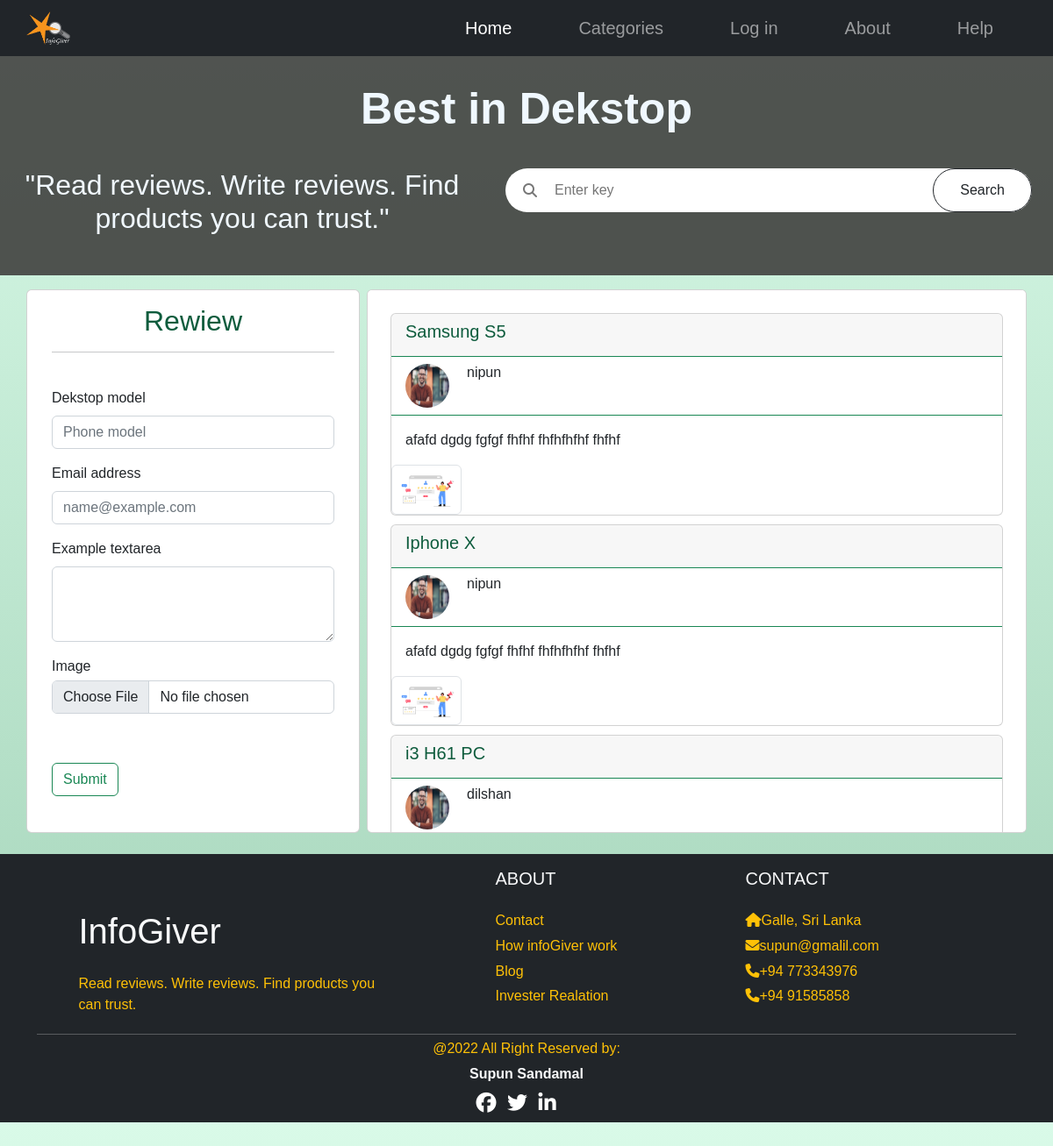
Page /PHP/search.php on the committed database.
### tables this page shows
CREATE TABLE `item` (
  `item_id` int(11) NOT NULL,
  `item_name` varchar(50) DEFAULT NULL,
  `cate_id` int(11) DEFAULT NULL
);

CREATE TABLE `user` (
  `user_id` int(11) NOT NULL,
  `user_name` varchar(50) NOT NULL,
  `email` varchar(50) NOT NULL,
  `password` varchar(50) NOT NULL
);

CREATE TABLE `review` (
  `review_id` int(11) NOT NULL,
  `item_id` int(11) NOT NULL,
  `user_id` int(11) NOT NULL,
  `review_title` varchar(200) NOT NULL,
  `review_text` varchar(50) DEFAULT NULL
);

### PHP/search.php (the view, shortened to what this page needs)
<!DOCTYPE html>
<html lang="en">
<head>
    <link href="https://cdn.jsdelivr.net/npm/bootstrap@5.2.3/dist/css/bootstrap.min.css" rel="stylesheet">
    <link rel="stylesheet" href="../CSS/phone.css">
</head>
<?php
include "./conn.php";
?>
<body class="bodyco">
    <div class="container-fluid pata">
        <div class="row mt-6">
            <h1 class="hedp"><b>Best in Dekstop</b></h1>
            <div class="col">
                <h2 class="hed">"Read reviews. Write reviews. Find products you can trust."</h2>
            </div>
            <div class="col">
                <div class="container screan">
                    <form class="bar" method="post">
                        <i class="fas fa-search success"></i>
                        <input type="text" class="bare" placeholder="Enter key" name="key">
                        <button type="submit" class="btn btn-outline-dark " style="padding: 10px 30px; border-radius: 50px;" name="search">Search</button>
                    </form><br><br><br>
                </div>
            </div>
        </div>
    </div>
    <div class="container ">
        <div class="row mt-3">
            <div class="col-4">
                <div class="row">
                    <div class="card" style="height: 620px">
                        <div class="card-body">
                            <h2 class="card-title text-center tcolor">Rewiew</h2>
                            <hr>
                            <label for="exampleFormControlInput1" class="form-label mt-4">Dekstop model</label>
                            <input class="form-control" type="text" placeholder="Phone model" aria-label="Phone model">
                            <label for="exampleFormControlInput1" class="form-label mt-3">Email address</label>
                            <input type="email" class="form-control" id="exampleFormControlInput1" placeholder="name@example.com">
                            <label for="exampleFormControlTextarea1" class="form-label mt-3">Example textarea</label>
                            <textarea class="form-control" id="exampleFormControlTextarea1" rows="3"></textarea>
                            <div class="input-group mt-3">
                                <label for="exampleFormControlInput1" class="form-label">Image
                                    <input type="file" class="form-control mt-1" id="inputGroupFile02"></label>
                            </div>
                            <button type="submit" class="btn btn-outline-success mt-5">Submit</button>
                        </div>
                    </div>
                </div>
            </div>
            <div class="col ms-2">
                <div class="row ">
                    <div class="card scrol">
                        <div class="card-body">
                            <?php
                            $search_key = "";
                            $sql = "SELECT * FROM item JOIN review USING(item_id) JOIN category USING(cate_id) JOIN user USING(user_id) WHERE item_name LIKE '%$search_key%';";
                            $result = $con->query($sql);
                            if ($result->num_rows > 0) {
                                while ($row = $result->fetch_assoc()) {
                            ?>
                                    <div class="recard">
                                        <div class="card">
                                            <div class="card-header border-success">
                                                <h1 class="bphone tcolor"><?= $row['item_name'] ?></h1>
                                            </div>
                                            <div class="container card-header bg-transparent border-success bphone">
                                                <img src="../Image/profile.jpg" class="user">
                                                <h6 class="pro"><?= $row['user_name'] ?></h6>
                                            </div>
                                            <div class="card-body text-dark">
                                                <p class="card-text"><?= $row['review_text'] ?></p>
                                            </div>
                                            <img src="../Image/about.jpg" class="img-thumbnail" alt="..." width="80" height="80">
                                        </div>
                                    </div>
                            <?php
                                }
                            } ?>
                        </div>
                    </div>
                </div>
            </div>
        </div>
    </div>
    <br>
</body>
</html>

### CSS/phone.css (style rules this page uses)
* { margin: 0; padding: 0; font-family: sans-serif; }
.bodyco { background-image: linear-gradient(rgb(217, 250, 232), rgb(163, 211, 184)); }
.hed { text-align: left; color: aliceblue; }
.hedp { color: aliceblue; text-align: center; padding: 30px 30px; font-size: 50px; }
.recard { padding: 5px; }
.pata { background: rgba(47, 43, 43, 0.8); }
.user { width: 50px; height: 50px; border-radius: 50%; }
.bar { border-radius: 25px; }
form { background: #fff; width: 600px; height: 50px; display: flex; }
form .fa-search { align-self: center; padding: 10px 20px; color: #777; }
form input { flex: 1; border: none; outline: none; }
.bphone { display: flex; font-size: 20px; }
.pro { text-align: right; padding-left: 20px; }
.card.scrol { padding: 5px; height: 620px; overflow: auto; text-align: justify; }
.tcolor { color: rgb(14, 92, 61); }
.hed { text-align: center; }

### rows in the picture
item: item_name "Samsung S5", user.user_name "nipun", review.review_text "afafd dgdg fgfgf fhfhf fhfhfhfhf fhfhf"
item: item_name "Iphone X", user.user_name "nipun", review.review_text "afafd dgdg fgfgf fhfhf fhfhfhfhf fhfhf"
item: item_name "i3 H61 PC", user.user_name "dilshan"
